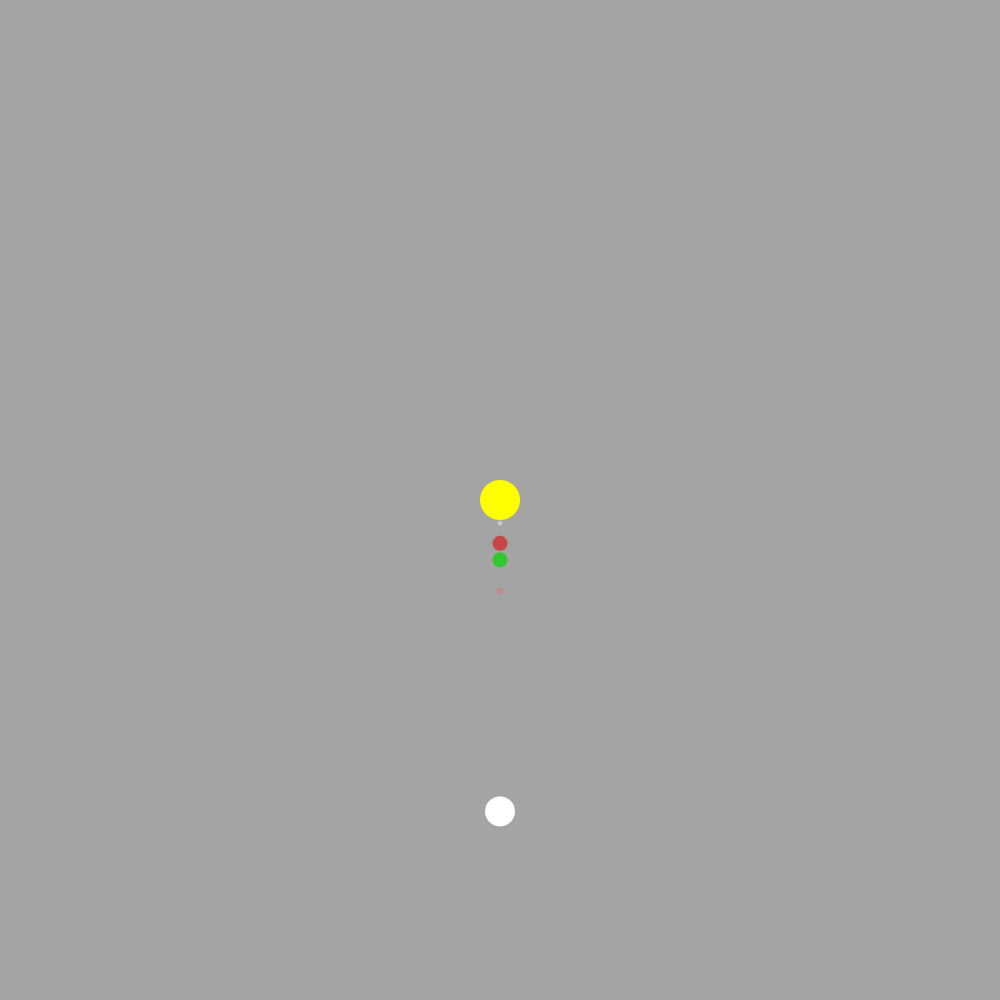
Frame 1 (no input)
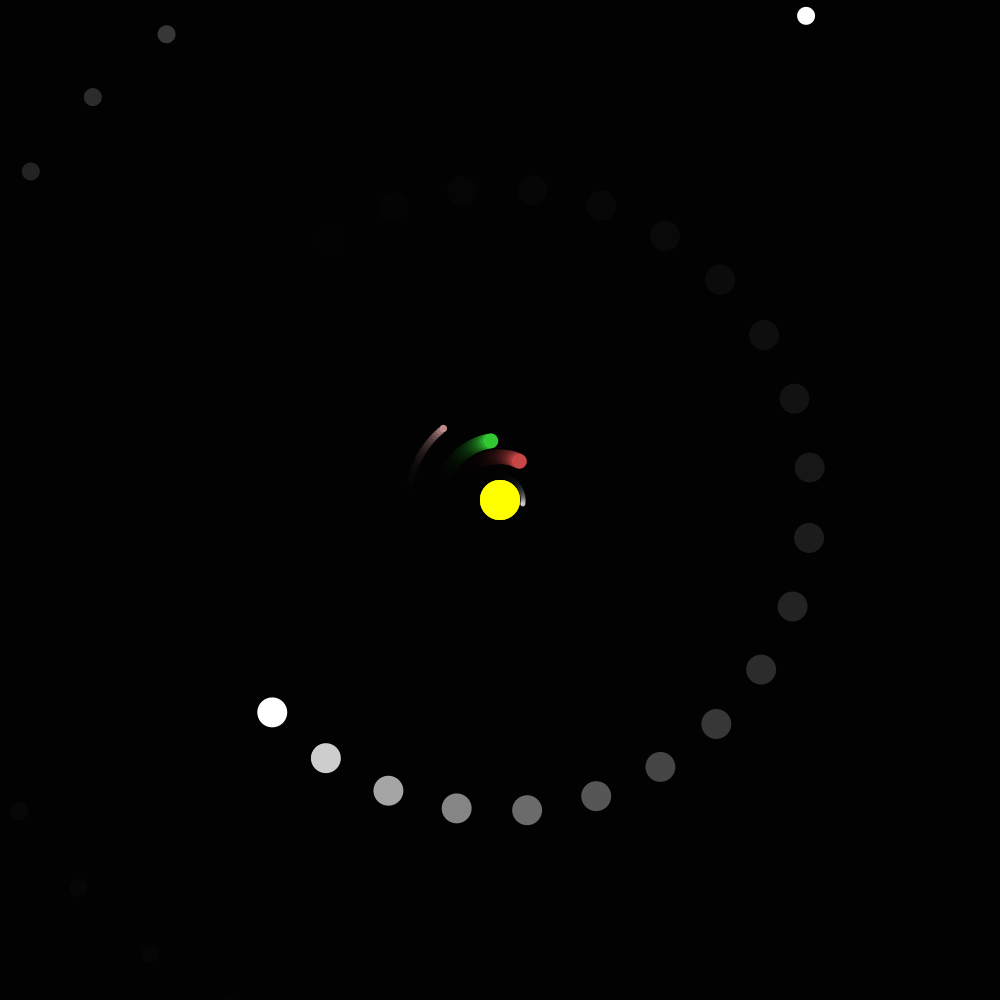
Frame 60 (the mouse pressed at the canvas centre just before this capture)
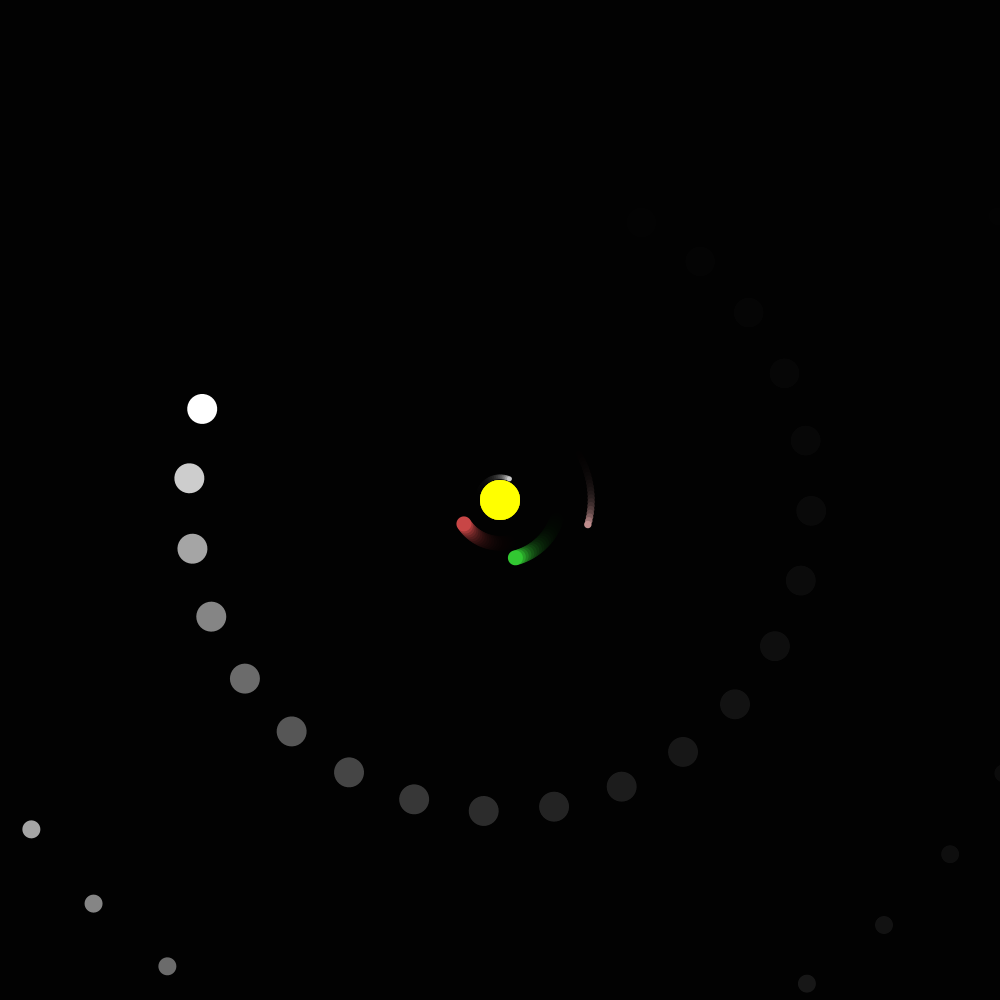
Frame 120 (the mouse held since frame 60 and released just before this capture)

The Processing sketch that drew these frames (run headless with seeded random() and noise(); from frame 60 on, the mouse is pressed at the canvas centre):

// Processing sketch: solar_system
// ── solar_system.pde
class Planet {
  float angle = 0.0;
  float dist = 100.0;
  float speed = 1.0;
  float size = 10.0;
  color col = color(255);
  
  //Planet(float angle, float dist, float speed, float size, color col, boolean hasMoon){
  //  this.angle = angle;
  //  this.dist = dist;
  //  this.speed = speed;
  //  this.size = size;
  //  this.col = col;
  //  if (hasMoon){
  //    this.makeMoon();
  //  }
  //}
  Planet(float dist, float size, float speed, color col){
    this.dist = dist/2.5;
    this.size = size;
    this.speed = speed;
    this.col = col;
  }
  
  void drawMe(){
    pushMatrix();
      fill(this.col);
      rotate(radians(this.angle));
      translate(0,this.dist);
      circle(0,0,this.size);
      //if (this.hasMoon){
      //  fill(this.moon.col);
      //  rotate(radians(this.moon.angle));
      //  translate(0,this.moon.dist);
      //  circle(0,0,this.moon.size);
      //}
    popMatrix();
  }
  void update(){
    this.angle += this.speed;
  }
}

// ── main.pde
ArrayList<Planet> planets = new ArrayList<Planet>();

void setup(){
  size(1000,1000);
  noStroke();
  //float dist, float size, float speed, color col
  Planet sun = new Planet(0, 40, 0, color(255,255,0));
  planets.add(sun);
  
  Planet mercury = new Planet(57.9, 5, 4.74, color(200));
  planets.add(mercury);
  
  Planet venus = new Planet(108.2, 15, 3.5, color(200,70,70));
  planets.add(venus);
  
  Planet earth = new Planet(149.6, 15, 2.9, color(50,200,50));
  planets.add(earth);
  
  Planet mars = new Planet(228, 7.5, 2.4, color(190,140,140));
  planets.add(mars);
  
  Planet jupiter = new Planet(778.5, 30, 13, color(255,255,255));
  planets.add(jupiter);
  
  Planet saturn = new Planet(1432.0, 18.0, 9.7, color(255,255,255));
  planets.add(saturn);
  
  Planet uranus = new Planet(2867, 20, 6.8, color(255,255,255));
  planets.add(uranus);
  
  Planet neptune = new Planet(4515, 19, 5.4, color(255,255,255));
  planets.add(neptune);
  
  Planet pluto = new Planet(5906.4, 2, 4.7, color(255,255,255));
  planets.add(pluto);
  
}

void draw(){
  fill(0,0,0,50);
  rect(0,0,width,height);
  translate(width/2,height/2);
  for (int i = 0; i < planets.size(); i++){
    Planet cur = planets.get(i);
    cur.drawMe();
    cur.update();
  }
}
